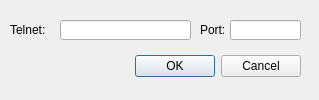
<?xml version="1.0" encoding="UTF-8"?>
<ui version="4.0">
 <class>NewTelnet</class>
 <widget class="QDialog" name="NewTelnet">
  <property name="geometry">
   <rect>
    <x>0</x>
    <y>0</y>
    <width>319</width>
    <height>100</height>
   </rect>
  </property>
  <property name="windowTitle">
   <string>新建Telnet连接</string>
  </property>
  <widget class="QDialogButtonBox" name="buttonBox">
   <property name="geometry">
    <rect>
     <x>-40</x>
     <y>50</y>
     <width>341</width>
     <height>32</height>
    </rect>
   </property>
   <property name="orientation">
    <enum>Qt::Horizontal</enum>
   </property>
   <property name="standardButtons">
    <set>QDialogButtonBox::Cancel|QDialogButtonBox::Ok</set>
   </property>
  </widget>
  <widget class="QLineEdit" name="telnethost">
   <property name="geometry">
    <rect>
     <x>60</x>
     <y>20</y>
     <width>131</width>
     <height>20</height>
    </rect>
   </property>
  </widget>
  <widget class="QLabel" name="label">
   <property name="geometry">
    <rect>
     <x>10</x>
     <y>20</y>
     <width>54</width>
     <height>20</height>
    </rect>
   </property>
   <property name="text">
    <string>Telnet:</string>
   </property>
  </widget>
  <widget class="QLabel" name="label_2">
   <property name="geometry">
    <rect>
     <x>200</x>
     <y>20</y>
     <width>54</width>
     <height>20</height>
    </rect>
   </property>
   <property name="text">
    <string>Port:</string>
   </property>
  </widget>
  <widget class="QLineEdit" name="telnetport">
   <property name="geometry">
    <rect>
     <x>230</x>
     <y>20</y>
     <width>71</width>
     <height>20</height>
    </rect>
   </property>
  </widget>
 </widget>
 <resources/>
 <connections>
  <connection>
   <sender>buttonBox</sender>
   <signal>accepted()</signal>
   <receiver>NewTelnet</receiver>
   <slot>accept()</slot>
   <hints>
    <hint type="sourcelabel">
     <x>248</x>
     <y>254</y>
    </hint>
    <hint type="destinationlabel">
     <x>157</x>
     <y>274</y>
    </hint>
   </hints>
  </connection>
  <connection>
   <sender>buttonBox</sender>
   <signal>rejected()</signal>
   <receiver>NewTelnet</receiver>
   <slot>reject()</slot>
   <hints>
    <hint type="sourcelabel">
     <x>316</x>
     <y>260</y>
    </hint>
    <hint type="destinationlabel">
     <x>286</x>
     <y>274</y>
    </hint>
   </hints>
  </connection>
 </connections>
</ui>
